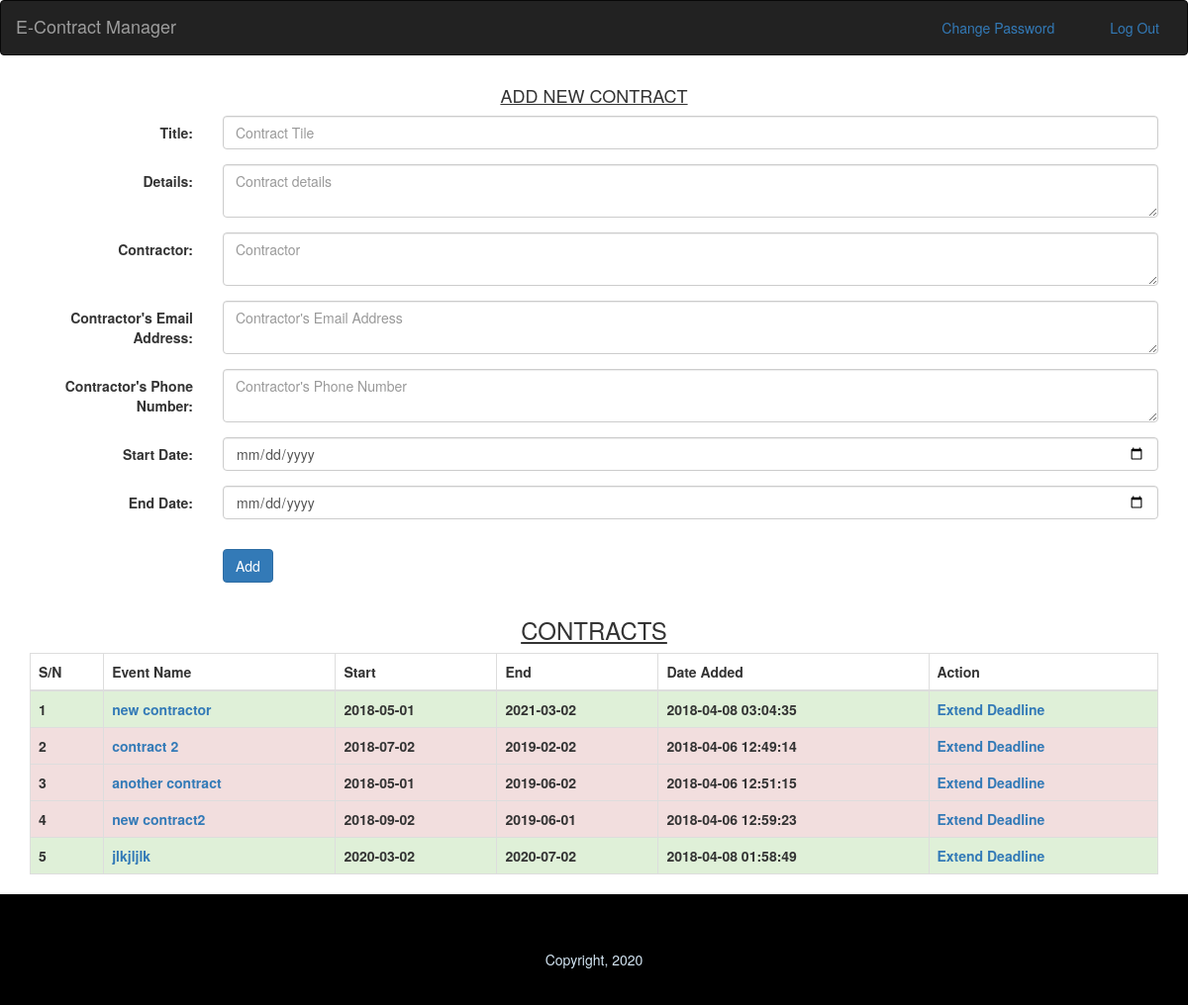
/index.php (signed in), run on the app's committed database.
### tables this page shows
CREATE TABLE `contracts` (
  `id` int(11) NOT NULL,
  `contract_id` varchar(255) NOT NULL,
  `title` varchar(255) NOT NULL,
  `details` text NOT NULL,
  `date_created` timestamp NOT NULL DEFAULT CURRENT_TIMESTAMP ON UPDATE CURRENT_TIMESTAMP,
  `start_date` date NOT NULL,
  `end_date` date NOT NULL,
  `contractor` varchar(255) NOT NULL,
  `contractor_email` varchar(255) NOT NULL,
  `contractor_phone_number` varchar(20) NOT NULL,
  `last_modified` timestamp NULL DEFAULT NULL,
  `user_id` varchar(255) NOT NULL,
  `last_modified_by` varchar(255) NOT NULL,
  `mail_status` int(1) NOT NULL DEFAULT '0'
);

### index.php (the view, shortened to what this page needs)
<?php
 include "dbConfig.php";
$title = "";
$details =  "";
$contractor = "";
$cont_email =  "";
$cont_phone_num =  "";
$s_date ="";
$e_date =  "";
?>
<!DOCTYPE html>
<html xmlns="http://www.w3.org/1999/xhtml">
<head>
    <link type="text/css" rel="stylesheet" href="bootstrap/css/bootstrap.min.css"/>
</head>
<body>
<nav class="navbar navbar-inverse">
  <div class="container-fluid">
    <div class="navbar-header">
      <a class="navbar-brand" href="index.php">E-Contract Manager</a>
    </div>
    <ul class="nav navbar-right">
      <li class="btn"><a href="logout.php">Log Out</a></li>
    </ul>
    <ul class="nav navbar-right">
      <li class="btn"><a href="change_password.php">Change Password</a></li>
    </ul>
  </div>
</nav>
<div style="min-height: 650px; max-height: 3000000px;">
<div class="row">
                 <div class="col-sm-offset-6 col-sm-2">
                 </div>
                 </div>
<div class="container">
<div class="text-center">
<u><h4>ADD NEW CONTRACT</h4></u>
</div>
<form class="form-horizontal" role="form"  action="<?php htmlspecialchars($_SERVER['PHP_SELF']);?>" method="POST">
 <div class="form-group">
    <label class="control-label col-sm-2" for="title">Title:</label>
    <div class="col-sm-10">
      <input type="text" class="form-control" id="title" placeholder="Contract Tile" name="title" value="<?php echo $title;?>" required>
    </div>
  </div>
  <div class="form-group">
    <label class="control-label col-sm-2" for="details">Details:</label>
    <div class="col-sm-10">
      <textarea class="form-control" id="details" placeholder="Contract details" name="details"  required><?php echo $details;?></textarea>
    </div>
  </div>
  <div class="form-group">
    <label class="control-label col-sm-2" for="contractor">Contractor:</label>
    <div class="col-sm-10">
      <textarea class="form-control" id="contractor" placeholder="Contractor" name="contractor" required><?php echo $contractor;?></textarea>
    </div>
  </div>
  <div class="form-group">
    <label class="control-label col-sm-2" for="cont_email">Contractor's Email Address:</label>
    <div class="col-sm-10">
      <textarea class="form-control" id="cont_email" placeholder="Contractor's Email Address" name="cont_email" required><?php echo $cont_email;?></textarea>
    </div>
  </div>
  <div class="form-group">
    <label class="control-label col-sm-2" for="con_phone_num">Contractor's Phone Number:</label>
    <div class="col-sm-10">
      <textarea class="form-control" id="cont_phone_num" placeholder="Contractor's Phone Number" name="cont_phone_num" required><?php echo $cont_phone_num;?></textarea>
    </div>
  </div>
  <div class="form-group">
    <label class="control-label col-sm-2" for="date"> Start Date:</label>
    <div class="col-sm-10">
      <input type="date" class="form-control" id="date" name="s_date" value="<?php echo $s_date;?>" required>
    </div>
  </div>
  <div class="form-group">
    <label class="control-label col-sm-2" for="date"> End Date:</label>
    <div class="col-sm-10">
      <input type="date" class="form-control" id="date" name="e_date" value="<?php echo $e_date;?>" required>
    </div>
  </div>
  <div class="form-group">
    <div class="col-sm-offset-2 col-sm-10">
      <button type="submit" class="btn btn-primary" name="add">Add</button>
    </div>
  </div>
  </div>
<div class="text-center">
<u><h3> CONTRACTS </h3></u>
<?php
$query = "SELECT * FROM contracts";
$result = mysqli_query($db, $query);
?>
<div class="container">
<div class="table-responsive">
			<table class="table table-bordered table-hover table-striped">
				<thead>
					<tr>
						<th>S/N</th>
						<th>Event Name</th>
                        <th>Start</th>
                        <th>End</th>
						<th>Date Added</th>
						<th>Action</th>
					</tr>
				</thead>
				<tbody>
					<?php
                     $x = 1;
                        while ($row = mysqli_fetch_assoc($result)) {
                            ?>
                          <?php $d1 = new datetime();
                            $datetime2 = new DateTime($row['end_date']);
                            $interval = $d1->diff($datetime2);
                            if ($d1 >= $datetime2) {
                                $class = "danger";
                            } else {
                                if ($interval->format('%R%m') <= 2) {
                                    $class = "warning";
                                } else {
                                    $class = "success";
                                }
                            }
                            ?>
							<tr class="<?php echo $class; ?>">
							<th><?php echo $x; ?></th>
							<th><?php echo'<a href="single_contract.php?id='.$row['contract_id'].'">'. $row['title'].'</a>'; ?></th>
							<th>
								<?php echo $row['start_date']; ?>
							</th>
                            <th>
								<?php echo $row['end_date']; ?>
							</th>
                            <th>
								<?php echo $row['date_created']; ?>
							</th>
								<th>
									<a href="<?php echo "extend_contract.php?id=".$row['contract_id']; ?>" id="">
										<i class="fa fa-trash fa-1x"></i>   Extend Deadline
									</a>
								</th>
							</tr>
					<?php
                      $x += 1;
                        }
                    ?>
				</tbody>
			</table>
		</div>
    </div>
	</div>
  </div>
<div id="footer"> Copyright, <?php echo date("Y");?></div>
</body>
</html>

### index.php (style rules this page uses)
#footer { height:100px; margin:0px; padding:4em; text-align:center; background:#000000; color:#D4E6F4; }

### data on the page
contracts: title "new contractor", start_date "2018-05-01", end_date "2021-03-02", date_created "2018-04-08 03:04:35"
contracts: title "contract 2", start_date "2018-07-02", end_date "2019-02-02", date_created "2018-04-06 12:49:14"
contracts: title "another contract", start_date "2018-05-01", end_date "2019-06-02", date_created "2018-04-06 12:51:15"
contracts: title "new contract2", start_date "2018-09-02", end_date "2019-06-01", date_created "2018-04-06 12:59:23"
contracts: title "jlkjljlk", start_date "2020-03-02", end_date "2020-07-02", date_created "2018-04-08 01:58:49"
